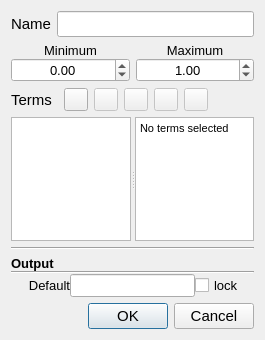
<?xml version="1.0" encoding="UTF-8"?>
<ui version="4.0">
 <class>Variable</class>
 <widget class="QDialog" name="Variable">
  <property name="windowModality">
   <enum>Qt::ApplicationModal</enum>
  </property>
  <property name="geometry">
   <rect>
    <x>0</x>
    <y>0</y>
    <width>265</width>
    <height>340</height>
   </rect>
  </property>
  <property name="sizePolicy">
   <sizepolicy hsizetype="Expanding" vsizetype="Expanding">
    <horstretch>0</horstretch>
    <verstretch>0</verstretch>
   </sizepolicy>
  </property>
  <property name="font">
   <font>
    <pointsize>11</pointsize>
   </font>
  </property>
  <property name="windowTitle">
   <string>Variable</string>
  </property>
  <layout class="QVBoxLayout" name="verticalLayout_4">
   <item>
    <layout class="QHBoxLayout" name="horizontalLayout_3">
     <item>
      <widget class="QLabel" name="lbl_name">
       <property name="sizePolicy">
        <sizepolicy hsizetype="Preferred" vsizetype="Fixed">
         <horstretch>0</horstretch>
         <verstretch>0</verstretch>
        </sizepolicy>
       </property>
       <property name="font">
        <font>
         <pointsize>11</pointsize>
        </font>
       </property>
       <property name="text">
        <string>Name</string>
       </property>
      </widget>
     </item>
     <item>
      <widget class="QLineEdit" name="led_name">
       <property name="sizePolicy">
        <sizepolicy hsizetype="Expanding" vsizetype="Fixed">
         <horstretch>0</horstretch>
         <verstretch>0</verstretch>
        </sizepolicy>
       </property>
       <property name="font">
        <font>
         <pointsize>11</pointsize>
        </font>
       </property>
      </widget>
     </item>
    </layout>
   </item>
   <item>
    <layout class="QHBoxLayout" name="horizontalLayout">
     <item>
      <layout class="QVBoxLayout" name="verticalLayout_5">
       <property name="spacing">
        <number>0</number>
       </property>
       <property name="leftMargin">
        <number>0</number>
       </property>
       <item>
        <widget class="QLabel" name="lbl_lvar_min">
         <property name="sizePolicy">
          <sizepolicy hsizetype="Preferred" vsizetype="Fixed">
           <horstretch>0</horstretch>
           <verstretch>0</verstretch>
          </sizepolicy>
         </property>
         <property name="font">
          <font>
           <pointsize>10</pointsize>
          </font>
         </property>
         <property name="text">
          <string>Minimum</string>
         </property>
         <property name="alignment">
          <set>Qt::AlignCenter</set>
         </property>
        </widget>
       </item>
       <item>
        <widget class="QDoubleSpinBox" name="sbx_min">
         <property name="font">
          <font>
           <pointsize>10</pointsize>
          </font>
         </property>
         <property name="alignment">
          <set>Qt::AlignCenter</set>
         </property>
         <property name="minimum">
          <double>-100.000000000000000</double>
         </property>
         <property name="maximum">
          <double>100.000000000000000</double>
         </property>
         <property name="singleStep">
          <double>0.100000000000000</double>
         </property>
        </widget>
       </item>
      </layout>
     </item>
     <item>
      <layout class="QVBoxLayout" name="verticalLayout_6">
       <property name="spacing">
        <number>0</number>
       </property>
       <item>
        <widget class="QLabel" name="lbl_lvar_max">
         <property name="sizePolicy">
          <sizepolicy hsizetype="Preferred" vsizetype="Fixed">
           <horstretch>0</horstretch>
           <verstretch>0</verstretch>
          </sizepolicy>
         </property>
         <property name="font">
          <font>
           <pointsize>10</pointsize>
          </font>
         </property>
         <property name="text">
          <string>Maximum</string>
         </property>
         <property name="alignment">
          <set>Qt::AlignCenter</set>
         </property>
        </widget>
       </item>
       <item>
        <widget class="QDoubleSpinBox" name="sbx_max">
         <property name="font">
          <font>
           <pointsize>10</pointsize>
          </font>
         </property>
         <property name="alignment">
          <set>Qt::AlignCenter</set>
         </property>
         <property name="minimum">
          <double>-100.000000000000000</double>
         </property>
         <property name="maximum">
          <double>100.000000000000000</double>
         </property>
         <property name="singleStep">
          <double>0.100000000000000</double>
         </property>
         <property name="value">
          <double>1.000000000000000</double>
         </property>
        </widget>
       </item>
      </layout>
     </item>
    </layout>
   </item>
   <item>
    <widget class="QSplitter" name="splitter">
     <property name="orientation">
      <enum>Qt::Vertical</enum>
     </property>
     <widget class="QWidget" name="verticalLayoutWidget">
      <layout class="QVBoxLayout" name="verticalLayout_3">
       <item>
        <layout class="QHBoxLayout" name="horizontalLayout_2">
         <item>
          <widget class="QLabel" name="lbl_terms">
           <property name="sizePolicy">
            <sizepolicy hsizetype="MinimumExpanding" vsizetype="Preferred">
             <horstretch>0</horstretch>
             <verstretch>0</verstretch>
            </sizepolicy>
           </property>
           <property name="font">
            <font>
             <pointsize>11</pointsize>
            </font>
           </property>
           <property name="text">
            <string>Terms</string>
           </property>
          </widget>
         </item>
         <item>
          <widget class="QToolButton" name="btn_add_term">
           <property name="font">
            <font>
             <pointsize>11</pointsize>
            </font>
           </property>
           <property name="text">
            <string/>
           </property>
           <property name="icon">
            <iconset resource="resources.qrc">
             <normaloff>:/icons/icons/edit_add.png</normaloff>:/icons/icons/edit_add.png</iconset>
           </property>
          </widget>
         </item>
         <item>
          <widget class="QToolButton" name="btn_remove_term">
           <property name="enabled">
            <bool>false</bool>
           </property>
           <property name="font">
            <font>
             <pointsize>11</pointsize>
            </font>
           </property>
           <property name="text">
            <string/>
           </property>
           <property name="icon">
            <iconset resource="resources.qrc">
             <normaloff>:/icons/icons/edit_remove.png</normaloff>:/icons/icons/edit_remove.png</iconset>
           </property>
          </widget>
         </item>
         <item>
          <widget class="QToolButton" name="btn_edit_term">
           <property name="enabled">
            <bool>false</bool>
           </property>
           <property name="font">
            <font>
             <pointsize>11</pointsize>
            </font>
           </property>
           <property name="text">
            <string/>
           </property>
           <property name="icon">
            <iconset resource="resources.qrc">
             <normaloff>:/icons/icons/pencil.png</normaloff>:/icons/icons/pencil.png</iconset>
           </property>
          </widget>
         </item>
         <item>
          <widget class="QToolButton" name="btn_term_up">
           <property name="enabled">
            <bool>false</bool>
           </property>
           <property name="font">
            <font>
             <pointsize>11</pointsize>
            </font>
           </property>
           <property name="text">
            <string/>
           </property>
           <property name="icon">
            <iconset resource="resources.qrc">
             <normaloff>:/icons/icons/up.png</normaloff>:/icons/icons/up.png</iconset>
           </property>
          </widget>
         </item>
         <item>
          <widget class="QToolButton" name="btn_term_down">
           <property name="enabled">
            <bool>false</bool>
           </property>
           <property name="font">
            <font>
             <pointsize>11</pointsize>
            </font>
           </property>
           <property name="text">
            <string/>
           </property>
           <property name="icon">
            <iconset resource="resources.qrc">
             <normaloff>:/icons/icons/down.png</normaloff>:/icons/icons/down.png</iconset>
           </property>
          </widget>
         </item>
         <item>
          <spacer name="horizontalSpacer">
           <property name="orientation">
            <enum>Qt::Horizontal</enum>
           </property>
           <property name="sizeHint" stdset="0">
            <size>
             <width>40</width>
             <height>20</height>
            </size>
           </property>
          </spacer>
         </item>
        </layout>
       </item>
       <item>
        <widget class="QSplitter" name="splitter2">
         <property name="frameShape">
          <enum>QFrame::NoFrame</enum>
         </property>
         <property name="frameShadow">
          <enum>QFrame::Plain</enum>
         </property>
         <property name="midLineWidth">
          <number>0</number>
         </property>
         <property name="orientation">
          <enum>Qt::Horizontal</enum>
         </property>
         <widget class="QListWidget" name="lvw_terms">
          <property name="sizePolicy">
           <sizepolicy hsizetype="Preferred" vsizetype="Expanding">
            <horstretch>0</horstretch>
            <verstretch>0</verstretch>
           </sizepolicy>
          </property>
          <property name="font">
           <font>
            <pointsize>10</pointsize>
           </font>
          </property>
          <property name="autoScrollMargin">
           <number>0</number>
          </property>
          <property name="selectionMode">
           <enum>QAbstractItemView::ExtendedSelection</enum>
          </property>
          <property name="selectionBehavior">
           <enum>QAbstractItemView::SelectRows</enum>
          </property>
         </widget>
         <widget class="QPlainTextEdit" name="ptx_terms">
          <property name="sizePolicy">
           <sizepolicy hsizetype="Preferred" vsizetype="Expanding">
            <horstretch>0</horstretch>
            <verstretch>0</verstretch>
           </sizepolicy>
          </property>
          <property name="font">
           <font>
            <pointsize>8</pointsize>
           </font>
          </property>
          <property name="readOnly">
           <bool>true</bool>
          </property>
          <property name="plainText">
           <string>No terms selected</string>
          </property>
         </widget>
        </widget>
       </item>
      </layout>
     </widget>
    </widget>
   </item>
   <item>
    <widget class="Line" name="line_2">
     <property name="font">
      <font>
       <pointsize>11</pointsize>
      </font>
     </property>
     <property name="orientation">
      <enum>Qt::Horizontal</enum>
     </property>
    </widget>
   </item>
   <item>
    <widget class="QFrame" name="gbx_output">
     <property name="font">
      <font>
       <pointsize>11</pointsize>
      </font>
     </property>
     <property name="styleSheet">
      <string notr="true"/>
     </property>
     <layout class="QVBoxLayout" name="verticalLayout_2">
      <property name="spacing">
       <number>0</number>
      </property>
      <property name="margin">
       <number>0</number>
      </property>
      <item>
       <widget class="QLabel" name="label">
        <property name="font">
         <font>
          <pointsize>10</pointsize>
          <weight>75</weight>
          <bold>true</bold>
         </font>
        </property>
        <property name="text">
         <string>Output</string>
        </property>
       </widget>
      </item>
      <item>
       <widget class="Line" name="line">
        <property name="font">
         <font>
          <pointsize>11</pointsize>
         </font>
        </property>
        <property name="orientation">
         <enum>Qt::Horizontal</enum>
        </property>
       </widget>
      </item>
      <item>
       <layout class="QHBoxLayout" name="horizontalLayout_4">
        <property name="bottomMargin">
         <number>0</number>
        </property>
        <item>
         <widget class="QLabel" name="lbl_default">
          <property name="enabled">
           <bool>true</bool>
          </property>
          <property name="font">
           <font>
            <pointsize>10</pointsize>
           </font>
          </property>
          <property name="text">
           <string>Default</string>
          </property>
          <property name="alignment">
           <set>Qt::AlignRight|Qt::AlignTrailing|Qt::AlignVCenter</set>
          </property>
         </widget>
        </item>
        <item>
         <widget class="QLineEdit" name="led_default">
          <property name="enabled">
           <bool>true</bool>
          </property>
          <property name="sizePolicy">
           <sizepolicy hsizetype="Minimum" vsizetype="Fixed">
            <horstretch>0</horstretch>
            <verstretch>0</verstretch>
           </sizepolicy>
          </property>
          <property name="font">
           <font>
            <pointsize>10</pointsize>
           </font>
          </property>
          <property name="text">
           <string/>
          </property>
         </widget>
        </item>
        <item>
         <widget class="QCheckBox" name="chx_lock">
          <property name="enabled">
           <bool>true</bool>
          </property>
          <property name="font">
           <font>
            <pointsize>10</pointsize>
           </font>
          </property>
          <property name="text">
           <string>lock</string>
          </property>
         </widget>
        </item>
       </layout>
      </item>
     </layout>
    </widget>
   </item>
   <item>
    <widget class="QDialogButtonBox" name="buttonBox">
     <property name="font">
      <font>
       <pointsize>11</pointsize>
      </font>
     </property>
     <property name="standardButtons">
      <set>QDialogButtonBox::Cancel|QDialogButtonBox::Ok</set>
     </property>
    </widget>
   </item>
  </layout>
 </widget>
 <resources>
  <include location="resources.qrc"/>
 </resources>
 <connections>
  <connection>
   <sender>buttonBox</sender>
   <signal>accepted()</signal>
   <receiver>Variable</receiver>
   <slot>accept()</slot>
   <hints>
    <hint type="sourcelabel">
     <x>105</x>
     <y>338</y>
    </hint>
    <hint type="destinationlabel">
     <x>105</x>
     <y>183</y>
    </hint>
   </hints>
  </connection>
  <connection>
   <sender>buttonBox</sender>
   <signal>rejected()</signal>
   <receiver>Variable</receiver>
   <slot>reject()</slot>
   <hints>
    <hint type="sourcelabel">
     <x>105</x>
     <y>338</y>
    </hint>
    <hint type="destinationlabel">
     <x>105</x>
     <y>183</y>
    </hint>
   </hints>
  </connection>
 </connections>
</ui>
